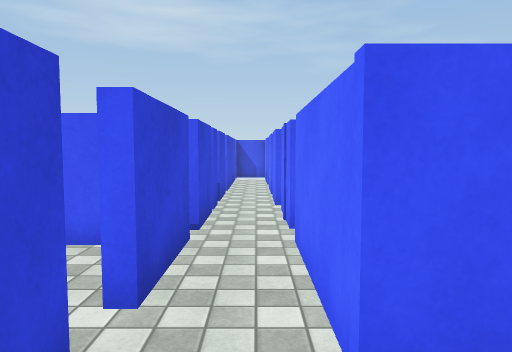
[1] (above)

23 first-person views from a walk through a Unity game level. The camera is 1.4 m above the floor, tilts 4° down and sees 70° across. The floor is counted in squares, 1 m on a side. Each view is taken from the middle of a square. On the plan, view 1 faces up. The plan holds only what a view shows up to about 16 squares ahead; the rest is blank. Surface patterns are stand-ins for the level's own textures.

[2]
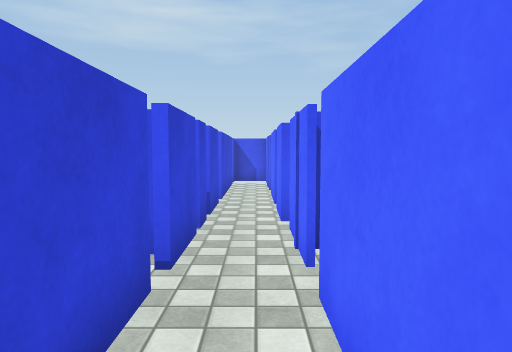

[3]
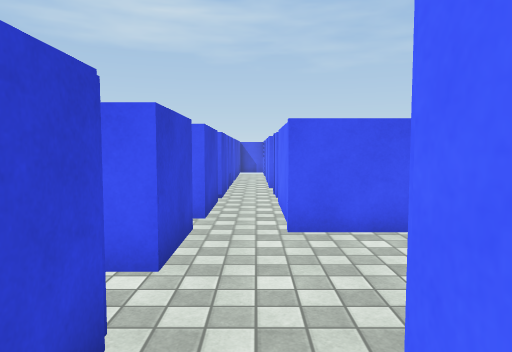

[4]
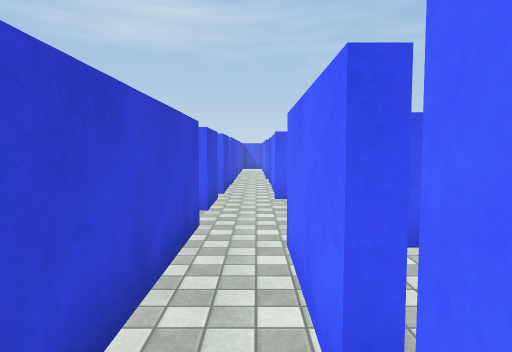

[5]
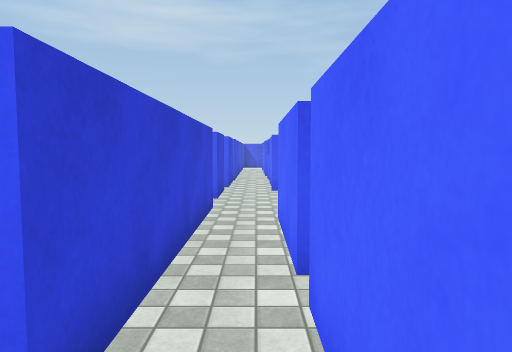

[6]
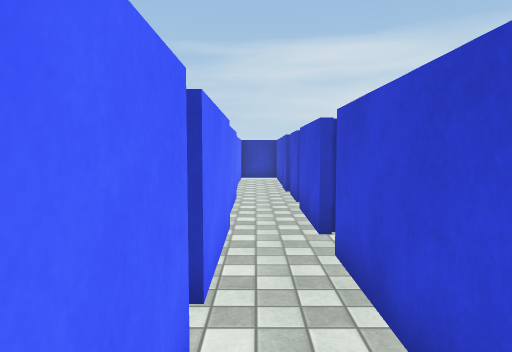

[7]
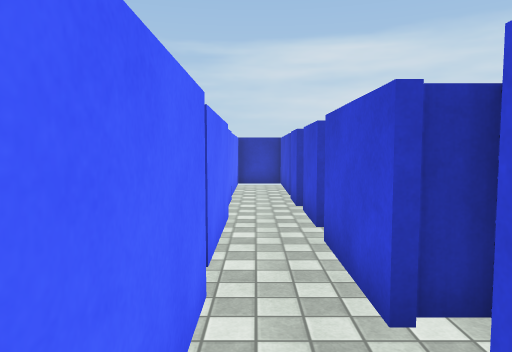

[8]
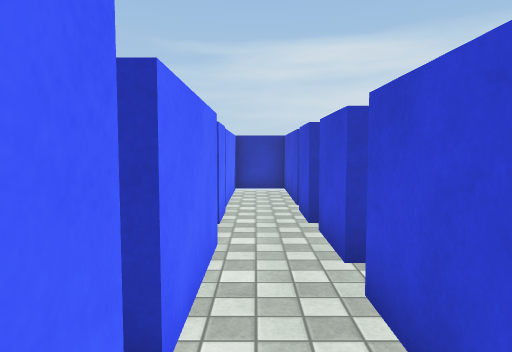

[9]
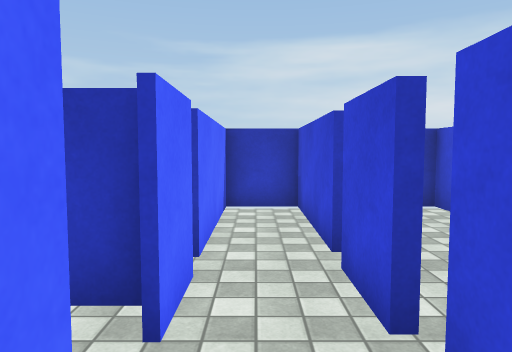

[10]
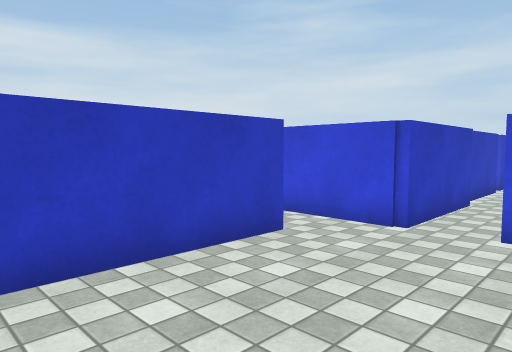

[11]
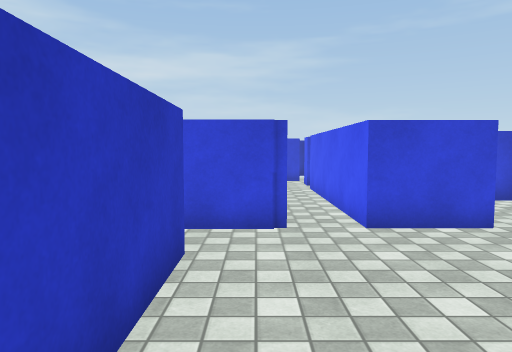

[12]
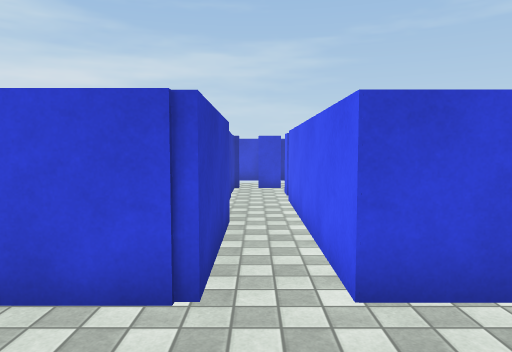

[13]
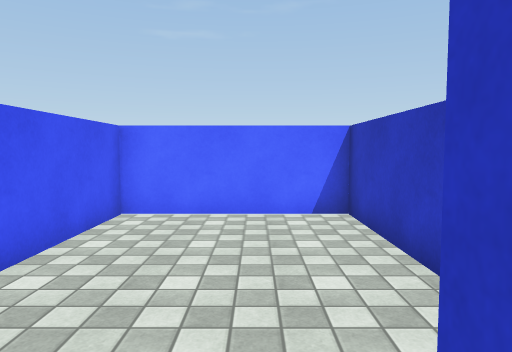

[14]
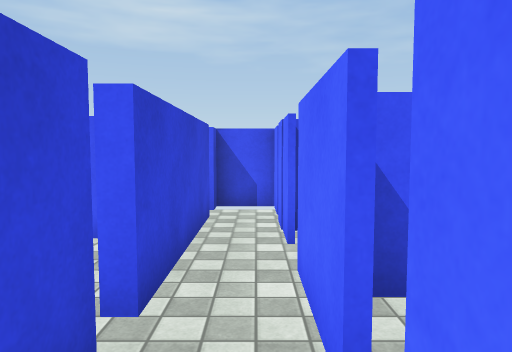

[15]
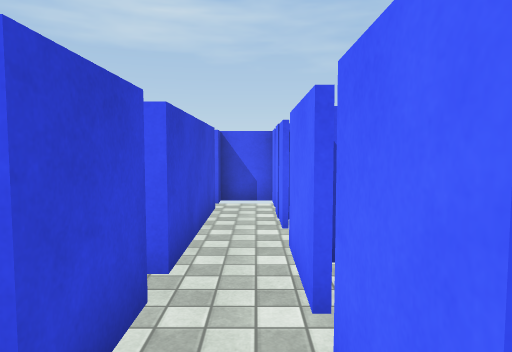

[16]
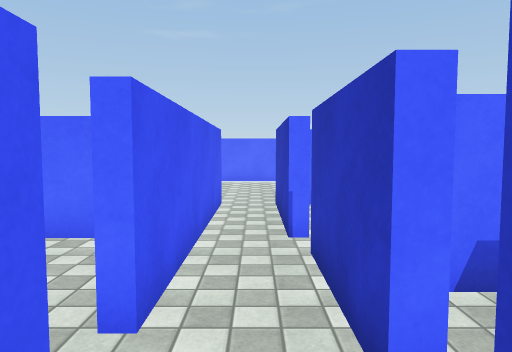

[17]
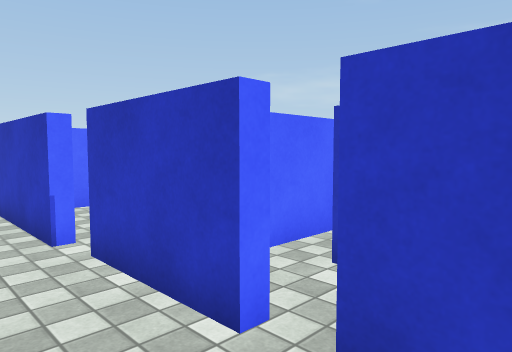

[18]
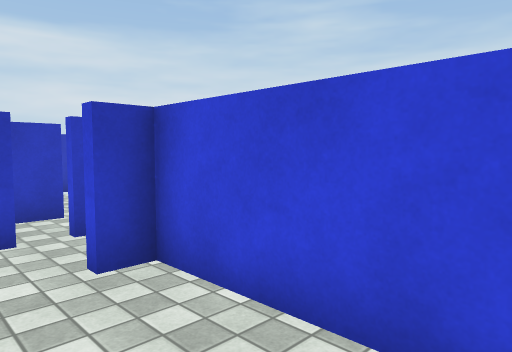

[19]
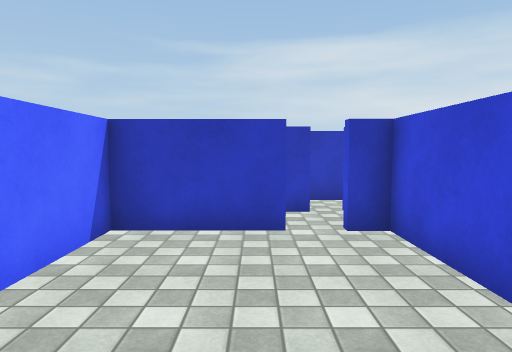

[20]
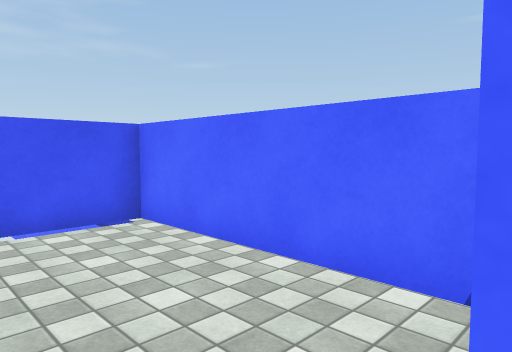

[21]
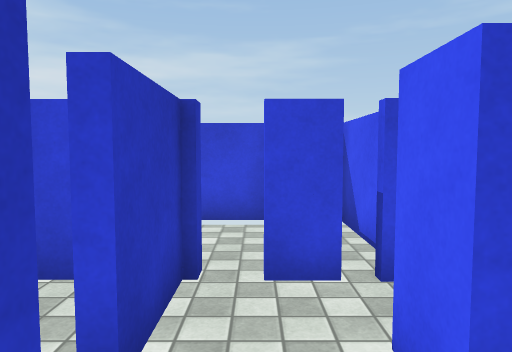

[22]
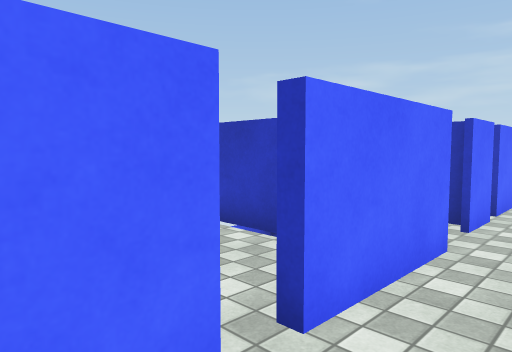

[23]
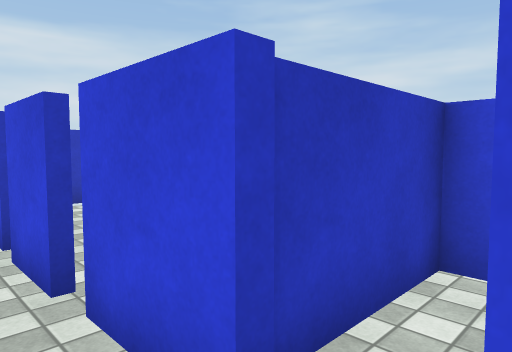

### Floor plan
Ten units are one square. View 1 is at (0, 0); x grows to the right and y downward. Boxes are objects, and circles mark ways between rooms. Rooms are numbered by the first view taken in them; rooms with no view inside come last. Other rooms are left out.
<svg viewBox="-115 -180 175 335">
<path fill="none" stroke="#000" d="M-10 -20 -10 1 -75 1M-10 -54 -10 -29M4 -60 4 -70M4 -72 4 -81M-10 -78 -10 -59M-46 19 -46 15 -10 15 -10 85M4 -86 4 -101M-10 -89 -10 -80M4 64 4 29 55 29 55 -18 4 -18 4 -52M4 -108 4 -130M-81 17 -54 17M-10 -111 -10 -94M4 85 4 70M4 -140 4 -158M4 -162 4 -175 -10 -175 -10 -169M-10 -162 -10 -118M4 102 4 85M-10 95 -10 122M-19 98 -11 98M-10 131 -10 150M4 141 4 110M-106 1 -106 10M-110 17 -89 17M-92 -38 -92 -1M-75 1 -75 -1 -46 -1 -46 -65 -69 -65M-94 36 -76 36M-106 28 -106 32M-67 51 -67 28M-84 1 -94 1"/>
<circle cx="0" cy="80" r="3" fill="#2a7"/>
<circle cx="-65" cy="10" r="3" fill="#2a7"/>
<circle cx="-90" cy="10" r="3" fill="#2a7"/>
<circle cx="-80" cy="0" r="3" fill="#2a7"/>
<circle cx="-85" cy="20" r="3" fill="#2a7"/>
<text x="0" y="-20">1</text>
<text x="0" y="110">2</text>
<text x="-100" y="-20">3</text>
<text x="-70" y="-30">4</text>
<text x="-90" y="30">5</text>
<text x="-90" y="10">6</text>
</svg>
Room 1 opens to room 2. Room 1 opens to room 6. Room 3 opens to room 6. Room 4 opens to room 6. Room 5 opens to room 6.

Where each view was taken, in squares from view 1:
view 1: 0 up, 0 right, facing up
view 2: 2 up, 0 right, facing up
view 3: 4 down, 0 right, facing up
view 4: 8 down, 0 right, facing up
view 5: 10 down, 0 right, facing up
view 6: 4 down, 0 right, facing down
view 7: 7 down, 0 right, facing down
view 8: 9 down, 0 right, facing down
view 9: 13 down, 0 right, facing down
view 10: 1 up, 5 right, facing down-left
view 11: 2 down, 5 right, facing left
view 12: 1 down, 2 right, facing left
view 13: 1 down, 2 left, facing right
view 14: 9 up, 0 right, facing up
view 15: 8 up, 0 right, facing up
view 16: 1 down, 10 left, facing right
view 17: 0 up, 10 left, facing down-right
view 18: 4 up, 7 left, facing down-left
view 19: 6 up, 7 left, facing down
view 20: 0 up, 8 left, facing up-right
view 21: 1 down, 7 left, facing left
view 22: 9 down, 1 left, facing down-right
view 23: 12 down, 0 right, facing down-left
